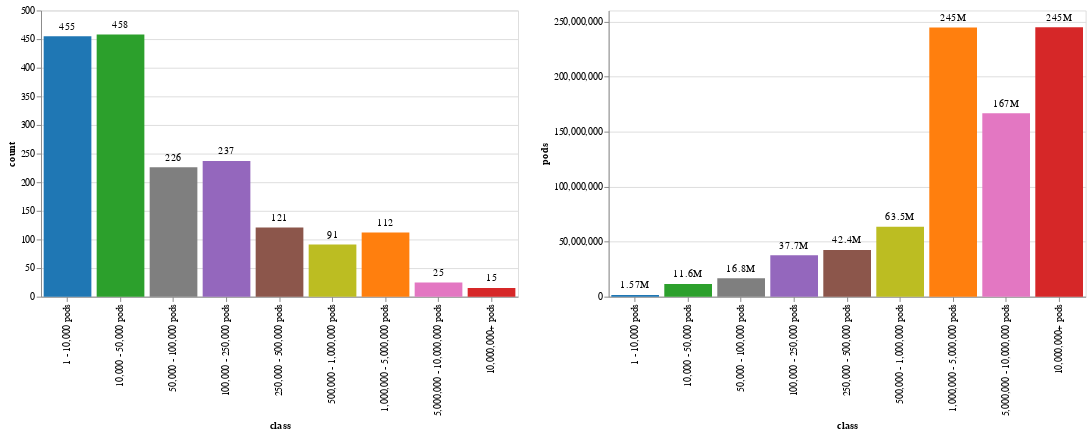

The code cell stored with this chart in its notebook:
### Code cell
width = 500 
x = alt.X("class:O", sort=alt.SortField("order"))
color = alt.Color(
    "class:O", 
    legend=None, 
    scale=alt.Scale(domain=color_domain, range=color_range)
)

# Chart count class 
base_count_class = (
    alt.Chart(df_count_class, width=width)
    .mark_bar()
    .encode(x=x, y=alt.Y("count:Q"))
)
chart_count_class_histogram = (
    base_count_class
    .encode(color=color)
    .mark_bar()
)
chart_count_class_text = (
    base_count_class
    .encode(text=alt.Text("count:Q", format=",d"))
    .mark_text(color='black', dy=-10)
)

# Chart class value 
base_class_value = (
    alt.Chart(df_class_value, width=width)
    .mark_bar()
    .encode(x=x, y=alt.Y("pods:Q"),)
)
chart_class_value_histogram = (
    base_class_value
    .encode(color=color)
    .mark_bar()
)
chart_class_value_text = (
    base_class_value
    .encode(text=alt.Text("pods:Q", format=".3s"))
    .mark_text(color='black', dy=-10)
)

c = (
    (chart_count_class_histogram + chart_count_class_text) | 
    (chart_class_value_histogram + chart_class_value_text)
)
c

### Figure 1 — Vega-Lite specification as saved in the notebook (floating-point values rounded to 4 significant figures)
{"config": {"view": {"continuousWidth": 400, "continuousHeight": 300}}, "hconcat": [{"layer": [{"mark": "bar", "encoding": {"color": {"field": "class", "legend": null, "scale": {"domain": ["1 - 10,000 pods", "1,000,000 - 5,000,000 pods", "10,000 - 50,000 pods", "10,000,000+ pods", "100,000 - 250,000 pods", "250,000 - 500,000 pods", "5,000,000 - 10,000,000 pods", "50,000 - 100,000 pods", "500,000 - 1,000,000 pods"], "range": ["#1F77B4", "#FF7F0E", "#2CA02C", "#D62728", "#9467BD", "#8C564B", "#E377C2", "#7F7F7F", "#BCBD22"]}, "type": "ordinal"}, "x": {"field": "class", "sort": {"field": "order"}, "type": "ordinal"}, "y": {"field": "count", "type": "quantitative"}}, "width": 500}, {"mark": {"type": "text", "color": "black", "dy": -10}, "encoding": {"text": {"field": "count", "format": ",d", "type": "quantitative"}, "x": {"field": "class", "sort": {"field": "order"}, "type": "ordinal"}, "y": {"field": "count", "type": "quantitative"}}, "width": 500}], "data": {"name": "data-9940cc1ecc834bb796ab45dc89ce4b29"}}, {"layer": [{"mark": "bar", "encoding": {"color": {"field": "class", "legend": null, "scale": {"domain": ["1 - 10,000 pods", "1,000,000 - 5,000,000 pods", "10,000 - 50,000 pods", "10,000,000+ pods", "100,000 - 250,000 pods", "250,000 - 500,000 pods", "5,000,000 - 10,000,000 pods", "50,000 - 100,000 pods", "500,000 - 1,000,000 pods"], "range": ["#1F77B4", "#FF7F0E", "#2CA02C", "#D62728", "#9467BD", "#8C564B", "#E377C2", "#7F7F7F", "#BCBD22"]}, "type": "ordinal"}, "x": {"field": "class", "sort": {"field": "order"}, "type": "ordinal"}, "y": {"field": "pods", "type": "quantitative"}}, "width": 500}, {"mark": {"type": "text", "color": "black", "dy": -10}, "encoding": {"text": {"field": "pods", "format": ".3s", "type": "quantitative"}, "x": {"field": "class", "sort": {"field": "order"}, "type": "ordinal"}, "y": {"field": "pods", "type": "quantitative"}}, "width": 500}], "data": {"name": "data-8ed5d4c2e9f4655dc5b271ca503ad7ee"}}], "$schema": "https://vega.github.io/schema/vega-lite/v4.17.0.json", "datasets": {"data-9940cc1ecc834bb796ab45dc89ce4b29": [{"class": "1 - 10,000 pods", "count": 455, "order": 0}, {"class": "1,000,000 - 5,000,000 pods", "count": 112, "order": 6}, {"class": "10,000 - 50,000 pods", "count": 458, "order": 1}, {"class": "10,000,000+ pods", "count": 15, "order": 8}, {"class": "100,000 - 250,000 pods", "count": 237, "order": 3}, {"class": "250,000 - 500,000 pods", "count": 121, "order": 4}, {"class": "5,000,000 - 10,000,000 pods", "count": 25, "order": 7}, {"class": "50,000 - 100,000 pods", "count": 226, "order": 2}, {"class": "500,000 - 1,000,000 pods", "count": 91, "order": 5}], "data-8ed5d4c2e9f4655dc5b271ca503ad7ee": [{"class": "1 - 10,000 pods", "pods": 1573000.0, "order": 0}, {"class": "1,000,000 - 5,000,000 pods", "pods": 244500000.0, "order": 6}, {"class": "10,000 - 50,000 pods", "pods": 11610000.0, "order": 1}, {"class": "10,000,000+ pods", "pods": 244800000.0, "order": 8}, {"class": "100,000 - 250,000 pods", "pods": 37670000.0, "order": 3}, {"class": "250,000 - 500,000 pods", "pods": 42410000.0, "order": 4}, {"class": "5,000,000 - 10,000,000 pods", "pods": 166600000.0, "order": 7}, {"class": "50,000 - 100,000 pods", "pods": 16790000.0, "order": 2}, {"class": "500,000 - 1,000,000 pods", "pods": 63490000.0, "order": 5}]}}
